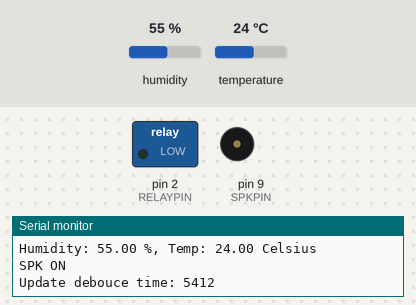
Recording of a sketch running on a simulated Arduino Uno, built with avr-gcc and run on an emulated ATmega328P. Parts: switched loads named in the sketch (green lamp = pin HIGH), buzzer (waves = sounding), the last lines printed to the serial monitor. The test bench sets the inputs (shaded band); at power-on: humidity 55 %, temperature 24 °C.

Above: at 6.0 s.
6.1 s: humidity set to 83 %
12.3 s: humidity set to 86 %
At 13.4 s:
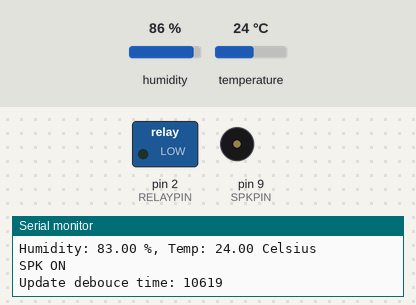
22.1 s: humidity set to 22 %
At 25.74 s:
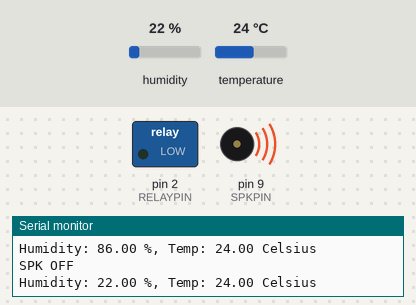
32.5 s: humidity set to 88 %
At 33.4 s:
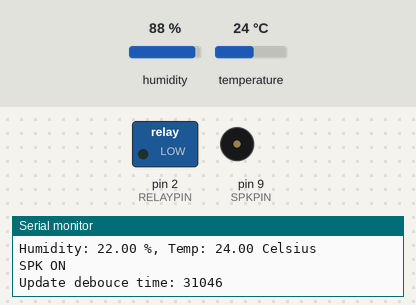
Timing chart, 0 to 35.5 s (numbered marks = the images above; inputs shaded):
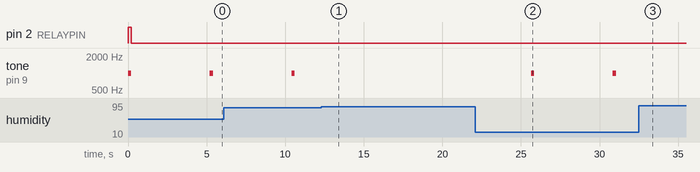

The sketch:

dht22_relay.ino
```cpp
#include <DHT.h>

//Constants
const int RELAYPIN = 2;
const int SPKPIN   = 9;
const int DHTPIN   = 7;

const int beepDelay      = 200;  // microseconds
const int humThreshold   = 85;   // percent
const long debounceDelay = 10*60000;// milliseconds

#define DHTTYPE DHT22   // DHT 22  (AM2302)
DHT dht(DHTPIN, DHTTYPE); //// Initialize DHT sensor for normal 16mhz Arduino

// DHT Variables
//int chk;
float hum;  //Stores humidity value
float temp; //Stores temperature value

//Relay
volatile byte relayState = LOW;

// Timer Variables
long lastDebounceTime = 0;

void setup()
{
  // Pin for relay module set as output
  pinMode(RELAYPIN, OUTPUT);
  digitalWrite(RELAYPIN, HIGH);

  // speaker
  pinMode(SPKPIN, OUTPUT);

  Serial.begin(9600);
  dht.begin();
}

//void beep()
//{
//  for (int i=0; i<500; i++) {
//    digitalWrite(SPKPIN, HIGH);
//    delayMicroseconds(beepDelay);
//    digitalWrite(SPKPIN, LOW);
//    delayMicroseconds(beepDelay);
//  }
//}

void loop()
{
    //delay(2000);
    //Read data and store it to variables hum and temp
    hum = dht.readHumidity();
    temp= dht.readTemperature();

    //Print temp and humidity values to serial monitor
    Serial.print("Humidity: ");
    Serial.print(hum);
    Serial.print(" %, Temp: ");
    Serial.print(temp);
    Serial.println(" Celsius");

    if (hum < humThreshold){
      tone(SPKPIN, 1000);
      delay(beepDelay);
      noTone(SPKPIN);
      Serial.println("SPK ON");
    }
    else {
      Serial.println("SPK OFF");
    }

    if(hum < humThreshold){
      if(relayState == LOW){
        digitalWrite(RELAYPIN, LOW);
        relayState = HIGH;
        Serial.println("ON");
      }

      // update time here so we debounce after getting below threshold
      lastDebounceTime = millis();+
      Serial.print("Update debouce time: ");
      Serial.println(lastDebounceTime);
    }

    // If x seconds have passed, the relay is turned off
    if((millis() - lastDebounceTime) > debounceDelay && relayState == HIGH){
      digitalWrite(RELAYPIN, HIGH);
      relayState = LOW;
      Serial.println("OFF");
    }

    delay(5000);
}
```

Measured:
- after the input at 12.3 s, tone on pin 9 (SPKPIN): stops changing and stays silent
- after the input at 22.1 s, tone on pin 9 (SPKPIN): alternates 1000 Hz for 0.20 s and silent for 5.0 s, starting after 3.5 s
- after the input at 32.5 s, tone on pin 9 (SPKPIN): stays silent (without the input it goes to 1000 Hz after 3.6 s)
